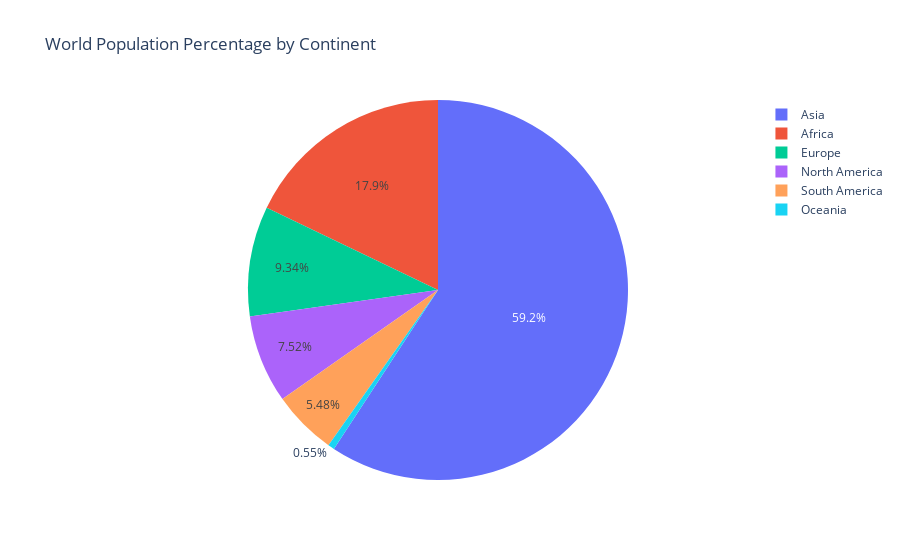

Notebook code cell kept with this figure:
### Code cell
#Uplode layout
fig.update_layout(
    title='World Population Percentage by Continent',
    template='plotly',
    paper_bgcolor='rgba(255,255,255,0)',# Set the paper background color to transparent
    plot_bgcolor='rgba(255,255,255,0)',# Set the plot background color to transparent


)

### Figure 1 — Plotly figure (JSON) as saved in the notebook; plotly's stock layout.template omitted (floating-point values rounded to 4 significant figures)
{"data": [{"labels": ["Africa", "Asia", "Europe", "North America", "Oceania", "South America"], "values": [17.87, 59.19, 9.33, 7.51, 0.55, 5.48], "type": "pie"}], "layout": {"title": {"text": "World Population Percentage by Continent"}, "paper_bgcolor": "rgba(255,255,255,0)", "plot_bgcolor": "rgba(255,255,255,0)"}}
